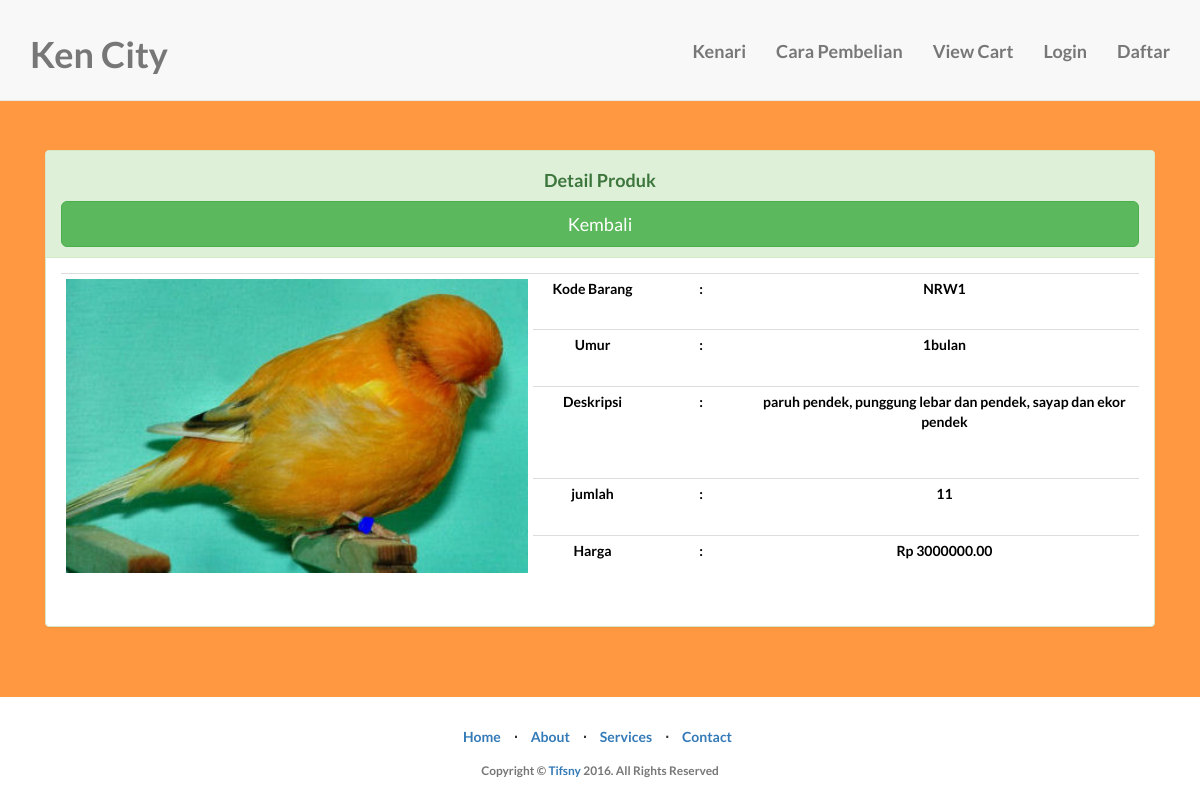
The page /index.php?pg=detail&kd_brg=15 on the database its author committed.
### tables this page shows
CREATE TABLE IF NOT EXISTS `barang` (
  `barang_kode` varchar(10) NOT NULL,
  `kd_brg` int(5) NOT NULL AUTO_INCREMENT,
  `nama_brg` varchar(50) NOT NULL,
  `kategori` varchar(50) NOT NULL,
  `deskripsi` tinytext NOT NULL,
  `harga` decimal(10,2) NOT NULL,
  `jumlah` int(10) NOT NULL,
  `diskon` int(10) NOT NULL,
  `judul_gambar` varchar(225) NOT NULL,
  `gambar` varchar(225) NOT NULL,
  `barang_tanggal` timestamp NOT NULL DEFAULT CURRENT_TIMESTAMP ON UPDATE CURRENT_TIMESTAMP,
  PRIMARY KEY (`kd_brg`)
);

### pages/detail.php (the view, shortened to what this page needs)
<?php
	$getkd_brg=$_GET["kd_brg"];
			$sqlTampil="SELECT * FROM barang where kd_brg='$getkd_brg'";
			$qryTampil=mysql_query ($sqlTampil);
			$data=mysql_fetch_array ($qryTampil);
?>
<br>
<br>
<br>
<br>
<br>
<div class="container-fluid">
				<div class="panel panel-success">
					<div class="panel-heading">
							<tr><h4>Detail Produk</h4>
							<td><a href="index.php?pg=kenari" class="btn btn-primary btn-lg btn-block btn-success">Kembali</a></td>
					</div>
				<div class="panel-body">
				<font color = "black">
 					<table width="686" height="318"  align="center" class="table table-condensed">
							<tr>
								<td  rowspan="6" width="285"><img src="<?php echo $data['gambar']; ?>" alt="" width="100%" class="img-responsive" /></td>
								<td width="72">Kode Barang	</td>
								<td width="59" >:</td>
								<td width="235" ><?php echo $data['barang_kode']; ?></td>
							</tr>
								<tr>
									<td>Umur	</td><td>:</td><td><?php echo $data['kategori']; ?></td>
								</tr>
								<tr>
									<td>Deskripsi	</td><td>:</td><td><?php echo $data['deskripsi']; ?></td>
								</tr>
								<tr>
									<td>jumlah	</td><td>:</td><td><?php echo $data['jumlah']; ?></td>
								</tr>
								<tr>
									<td>Harga	</td><td>:</td><td>Rp <?php echo $data['harga']; ?></td>
								</tr>
							</table>
			</font>
		</div>

### css/landing-page.css (style rules this page uses)
body, html { width: 100%; height: 100%; }
body, h1, h2, h3, h4, h5, h6 { font-family: "Lato","Helvetica",Helvetica,Arial,sans-serif; font-weight: 700; }
a { text-decoration: none; }

### rows shown on the page
barang: gambar (picture), barang_kode "NRW1", kategori "1bulan", deskripsi "paruh pendek, punggung lebar dan pendek, sayap dan ekor pendek", jumlah "11", harga "3000000.00"
